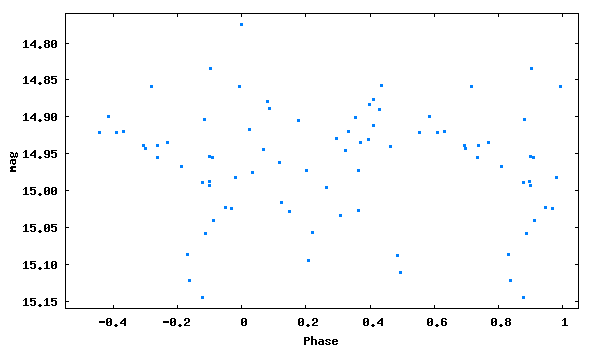

The gnuplot source for this figure:
set term png size 600,350 medium
set colors classic
set output 'phase_lc_9.png'
set xlabel 'Phase'
set ylabel 'mag'
#set title 'JDmax = 2447765.43500 + 0.1153058 x E'
set format y '%5.2f'
plot [-0.55:1.05][15.16:14.76] "phase_lc_9.dat" linecolor 3 pointtype 5 pointsize 0.3 title ""
